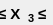
                    <widget class="QWidget" name="widget_13" native="true">
                     <property name="geometry">
                      <rect>
                       <x>72</x>
                       <y>0</y>
                       <width>53</width>
                       <height>25</height>
                      </rect>
                     </property>
                     <property name="sizePolicy">
                      <sizepolicy hsizetype="Fixed" vsizetype="Fixed">
                       <horstretch>0</horstretch>
                       <verstretch>0</verstretch>
                      </sizepolicy>
                     </property>
                     <widget class="QLabel" name="label_23">
                      <property name="geometry">
                       <rect>
                        <x>28</x>
                        <y>8</y>
                        <width>20</width>
                        <height>21</height>
                       </rect>
                      </property>
                      <property name="font">
                       <font>
                        <family>Segoe UI</family>
                        <pointsize>8</pointsize>
                        <weight>75</weight>
                        <bold>true</bold>
                       </font>
                      </property>
                      <property name="text">
                       <string>3</string>
                      </property>
                     </widget>
                     <widget class="QLabel" name="label_24">
                      <property name="geometry">
                       <rect>
                        <x>-2</x>
                        <y>-2</y>
                        <width>31</width>
                        <height>31</height>
                       </rect>
                      </property>
                      <property name="font">
                       <font>
                        <family>Segoe UI</family>
                        <pointsize>11</pointsize>
                        <weight>75</weight>
                        <bold>true</bold>
                       </font>
                      </property>
                      <property name="text">
                       <string>≤ X</string>
                      </property>
                     </widget>
                     <widget class="QLabel" name="label_25">
                      <property name="geometry">
                       <rect>
                        <x>38</x>
                        <y>-2</y>
                        <width>16</width>
                        <height>31</height>
                       </rect>
                      </property>
                      <property name="font">
                       <font>
                        <family>Segoe UI</family>
                        <pointsize>11</pointsize>
                        <weight>75</weight>
                        <bold>true</bold>
                       </font>
                      </property>
                      <property name="text">
                       <string>≤</string>
                      </property>
                     </widget>
                    </widget>
